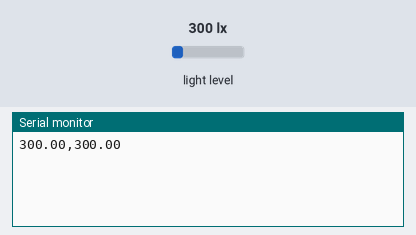
The sketch below on a simulated Arduino Nano, built with avr-gcc and run on an emulated ATmega328P. Shown: the last lines printed to the serial monitor. Inputs (shaded band) come from the test bench; at power-on: light level 300 lx.

Above: at 6.2 s.
6.3 s: light level set to 40 lx
At 7.3 s:
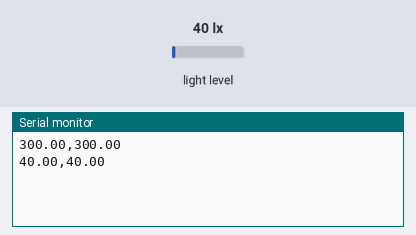
8.4 s: light level set to 500 lx
At 10.1 s:
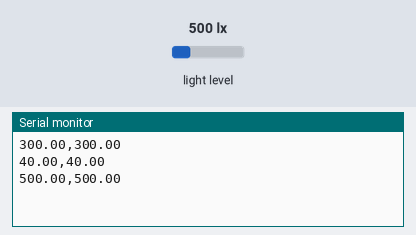
Timing chart, 0 to 11.6 s (numbered marks = the images above; inputs shaded):
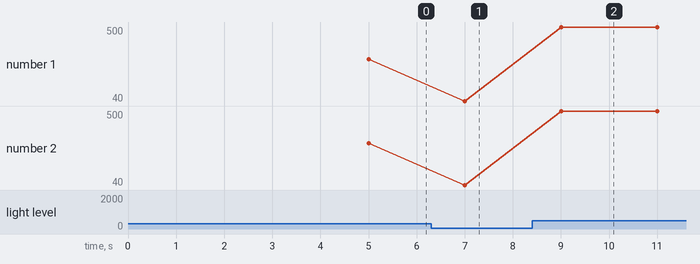

The sketch:

i2c_py_nano_millis.ino
```cpp
// Use this Arduino script in the Arduino IDE to flash the Arduino Nano on the head of the robot.
// Make sure the two brightness sensors are connected to the Nano.
// Also make sure that both brightness sensors have different addresses (on one the ADDR Pin is grounded, on the other with VCC)

#include <Wire.h>
#include <BH1750.h>

BH1750 lightMeter1(0x23);
BH1750 lightMeter2(0x5C);
long int t1, t2;

unsigned long previousMillis = 0;
const long interval = 2000;

void setup()
{
  Serial.begin(9600);  // start serial for output
  while (!Serial) delay(10);
  Wire.begin();        // join i2c bus (address optional for master)

  lightMeter1.begin(BH1750::CONTINUOUS_LOW_RES_MODE, 0x23, &Wire);
  lightMeter2.begin(BH1750::CONTINUOUS_LOW_RES_MODE, 0x5C, &Wire);
  //Serial.println(F("BH1750 Test 2 Sensors"));
  delay(5000);
  //t1 = millis();
}

void loop()
{
  unsigned long currentMillis = millis();
  if (currentMillis - previousMillis >= interval)
  {
    //Serial.print("time in s: "); Serial.println(currentMillis);
    previousMillis = currentMillis;
    float lux1 = lightMeter1.readLightLevel();              // BH1750 0x23 Measurements
    float lux2 = lightMeter2.readLightLevel();              // BH1750 0x5A Measurements
    Serial.print(lux1); Serial.print(",");
    Serial.println(lux2);
  }

}
```

Measured:
- after the input at 6.3 s, the serial monitor: prints a new line after 0.70 s (image 1)
- after the input at 8.4 s, the serial monitor: prints a new line after 0.60 s (image 2)
- plotted number 1: 300 → 40 after the input at 6.3 s, 40 → 500 after the input at 8.4 s
- plotted number 2: 300 → 40 after the input at 6.3 s, 40 → 500 after the input at 8.4 s
